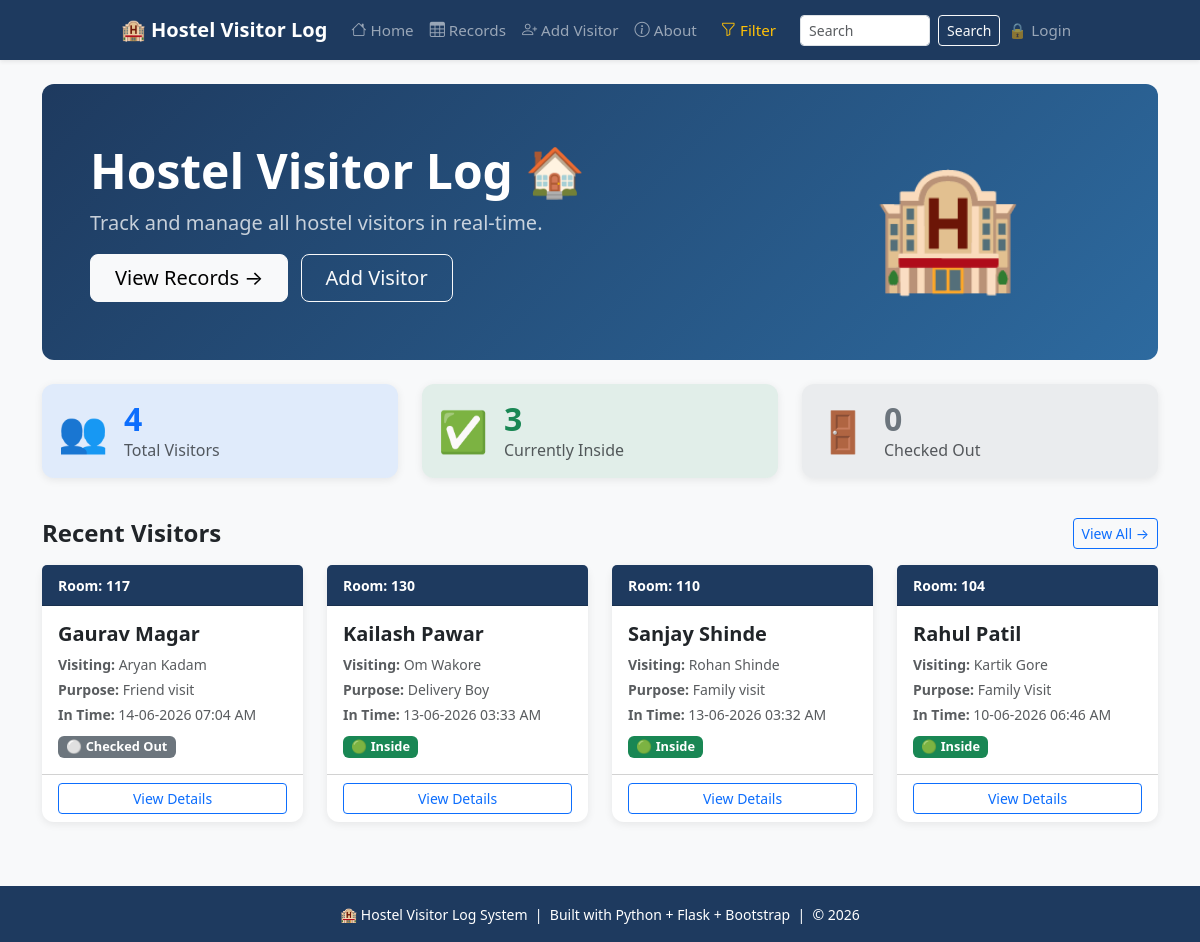
The page / on the database its author committed.
### tables this page shows
CREATE TABLE visitors (
            id INTEGER PRIMARY KEY AUTOINCREMENT,
            visitor_name TEXT NOT NULL,
            student_name TEXT NOT NULL,
            room_number TEXT NOT NULL,
            purpose TEXT NOT NULL,
            in_time TEXT NOT NULL,
            out_time TEXT NOT NULL DEFAULT 'Still Inside',
            status TEXT DEFAULT 'Inside'
        );

### app.py (the view)
@app.route('/')
def home():
    conn = get_db()
    visitors = conn.execute("SELECT * FROM visitors ORDER BY id DESC").fetchall()
    rooms = conn.execute("SELECT DISTINCT room_number FROM visitors ORDER BY room_number").fetchall()
    conn.close()
    total_count = len(visitors)
    inside_count = sum(1 for v in visitors if v['status'] == 'Inside')
    checkout_count = total_count - inside_count
    return render_template('home.html',
                         visitors=visitors,
                         total_count=total_count,
                         inside_count=inside_count,
                         checkout_count=checkout_count,
                         rooms=rooms)

### app.py (called while the page is built)
def get_db():
    conn = sqlite3.connect('database.db')
    conn.row_factory = sqlite3.Row
    return conn

@app.context_processor
def inject_user():
    return dict(current_user=session.get('username'))

### templates/home.html (shortened to what this page needs)
{% extends 'base.html' %}
{% block content %}
<div class="hero-section p-5 mb-4">
    <div class="row align-items-center">
        <div class="col-md-8">
            <h1 class="display-5 fw-bold mb-2">
                Hostel Visitor Log 🏠
            </h1>
            <p class="fs-5 opacity-75 mb-3">
                Track and manage all hostel visitors in real-time.
            </p>
            <a href="{{ url_for('records') }}"
               class="btn btn-light btn-lg px-4 me-2">
                View Records →
            </a>
            <a href="{{ url_for('add_visitor') }}"
               class="btn btn-outline-light btn-lg px-4">
                Add Visitor
            </a>
        </div>
        <div class="col-md-4 text-center d-none d-md-block">
            <span style="font-size: 120px;">🏨</span>
        </div>
    </div>
</div>
<div class="row mb-4">
    <div class="col-md-4 mb-3">
        <div class="card stat-card p-3 bg-primary bg-opacity-10">
            <div class="d-flex align-items-center">
                <span style="font-size:40px;">👥</span>
                <div class="ms-3">
                    <h2 class="fw-bold text-primary mb-0">{{ visitors|length }}</h2>
                    <p class="text-muted mb-0">Total Visitors</p>
                </div>
            </div>
        </div>
    </div>
    <div class="col-md-4 mb-3">
        <div class="card stat-card p-3 bg-success bg-opacity-10">
            <div class="d-flex align-items-center">
                <span style="font-size:40px;">✅</span>
                <div class="ms-3">
                    {% set inside = visitors|selectattr('status','equalto','Inside')|list %}
                    <h2 class="fw-bold text-success mb-0">{{ inside|length }}</h2>
                    <p class="text-muted mb-0">Currently Inside</p>
                </div>
            </div>
        </div>
    </div>
    <div class="col-md-4 mb-3">
        <div class="card stat-card p-3 bg-secondary bg-opacity-10">
            <div class="d-flex align-items-center">
                <span style="font-size:40px;">🚪</span>
                <div class="ms-3">
                    {% set checked_out = visitors|selectattr('status','equalto','Checked Out')|list %}
                    <h2 class="fw-bold text-secondary mb-0">{{ checked_out|length }}</h2>
                    <p class="text-muted mb-0">Checked Out</p>
                </div>
            </div>
        </div>
    </div>
</div>
<div class="d-flex justify-content-between align-items-center mb-3">
    <h4 class="fw-bold mb-0">Recent Visitors</h4>
    <a href="{{ url_for('records') }}"
       class="btn btn-sm btn-outline-primary">
        View All →
    </a>
</div>
<div class="row">
    {% for visitor in visitors[:8] %}
    <div class="col-12 col-md-6 col-lg-3 mb-3">
        <div class="card student-card h-100">
            <div class="card-header py-2"
                 style="background-color: #1e3a5f; color:white;">
                <small class="fw-bold">Room: {{ visitor['room_number'] }}</small>
            </div>
            <div class="card-body">
                <h5 class="card-title fw-bold">{{ visitor['visitor_name'] }}</h5>
                <p class="card-text text-muted small mb-1">
                    <strong>Visiting:</strong> {{ visitor['student_name'] }}
                </p>
                <p class="card-text text-muted small mb-1">
                    <strong>Purpose:</strong> {{ visitor['purpose'] }}
                </p>
                <p class="card-text text-muted small mb-2">
                    <strong>In Time:</strong> {{ visitor['in_time'] }}
                </p>
                {% if visitor['status'] == 'Inside' %}
                    <span class="badge bg-success">🟢 Inside</span>
                {% else %}
                    <span class="badge bg-secondary">⚪ Checked Out</span>
                {% endif %}
            </div>
            <div class="card-footer bg-transparent">
                <a href="{{ url_for('details', id=visitor['id']) }}"
                   class="btn btn-sm btn-outline-primary w-100">View Details</a>
            </div>
        </div>
    </div>
    {% endfor %}
</div>
{% endblock %}

### templates/base.html (shortened to what this page needs)
<!DOCTYPE html>
<html lang="en">
<head>
    <link href="https://cdn.jsdelivr.net/npm/bootstrap@5.3.0/dist/css/bootstrap.min.css" rel="stylesheet">
    <link rel="stylesheet" href="https://cdn.jsdelivr.net/npm/bootstrap-icons@1.11.3/font/bootstrap-icons.css">
</head>
<body class="bg-light">
    <nav class="navbar navbar-expand navbar-dark shadow-sm">
        <div class="container justify-content-center">
            <a class="navbar-brand fw-bold fs-5 me-3" href="{{ url_for('home') }}">
                🏨 Hostel Visitor Log
            </a>
            <div class="navbar-nav">
                <a class="nav-link px-2 py-1" href="{{ url_for('home') }}">
                    <i class="bi bi-house"></i> Home
                </a>
                <a class="nav-link px-2 py-1" href="{{ url_for('records') }}">
                    <i class="bi bi-table"></i> Records
                </a>
                <a class="nav-link px-2 py-1" href="{{ url_for('add_visitor') }}">
                    <i class="bi bi-person-plus"></i> Add Visitor
                </a>
                <a class="nav-link px-2 py-1" href="{{ url_for('about') }}">
                    <i class="bi bi-info-circle"></i> About
                </a>
                <a class="nav-link px-2 py-1 btn btn-outline-warning btn-sm ms-2 text-warning" href="{{ url_for('filter_page') }}">
                    <i class="bi bi-funnel"></i> Filter
                </a>
                <form class="d-flex ms-3" action="{{ url_for('search') }}" method="GET">
                    <input class="form-control form-control-sm me-2"
                           style="width:130px"
                           type="search"
                           placeholder="Search"
                           name="q"
                           value="{{ request.args.get('q', '') }}">
                    <button class="btn btn-outline-light btn-sm" type="submit">Search</button>
                </form>
                {% if session.username %}
                    <span class="nav-link px-2 py-1 text-white">👤 {{ session.username }}</span>
                    <a class="nav-link px-2 py-1" href="{{ url_for('logout') }}">
                        🔓 Logout
                    </a>
                {% else %}
                    <a class="nav-link px-2 py-1" href="{{ url_for('login') }}">
                        🔒 Login
                    </a>
                {% endif %}
            </div>
        </div>
    </nav>
<div class="container mt-4 mb-5">
    {% block content %}
    {% endblock %}
</div>
    <footer style="background-color: var(--brand);" class="text-white text-center py-3 mt-5">
        <small>
            🏨 Hostel Visitor Log System &nbsp;|&nbsp;
            Built with Python + Flask + Bootstrap &nbsp;|&nbsp;
            © 2026
        </small>
    </footer>
</body>
</html>

### templates/base.html (style rules this page uses)
:root { --brand: #1e3a5f; }
body { background-color: #f8f9fa; }
.navbar { min-height: 60px; background-color: var(--brand); }
.navbar-brand { font-weight: 600; }
.hero-section { background: linear-gradient(135deg, #1e3a5f 0%, #2d6a9f 100%); color: white; border-radius: 12px; }
.nav-link { font-size: 0.95rem; font-weight: 500; }
.card { border: none; border-radius: 12px; box-shadow: 0 2px 8px rgba(0,0,0,0.08); transition: transform 0.2s, box-shadow 0.2s; }
.badge { font-size: 0.8rem; }

### rows shown on the page
visitors: room_number "117", visitor_name "Gaurav Magar", student_name "Aryan Kadam", purpose "Friend visit", in_time "14-06-2026 07:04 AM", status "⚪ Checked Out"
visitors: room_number "130", visitor_name "Kailash Pawar", student_name "Om Wakore", purpose "Delivery Boy", in_time "13-06-2026 03:33 AM", status "🟢 Inside"
visitors: room_number "110", visitor_name "Sanjay Shinde", student_name "Rohan Shinde", purpose "Family visit", in_time "13-06-2026 03:32 AM", status "🟢 Inside"
visitors: room_number "104", visitor_name "Rahul Patil", student_name "Kartik Gore", purpose "Family Visit", in_time "10-06-2026 06:46 AM", status "🟢 Inside"

### other values the page prints
{{ visitors|length }} "4"
{{ inside|length }} "3"
{{ checked_out|length }} "0"
